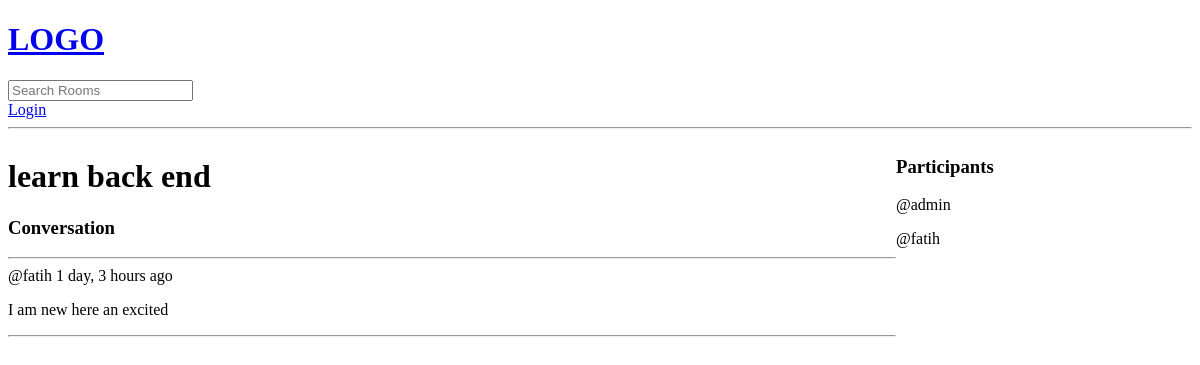
Before: /room/5 with the older database file.
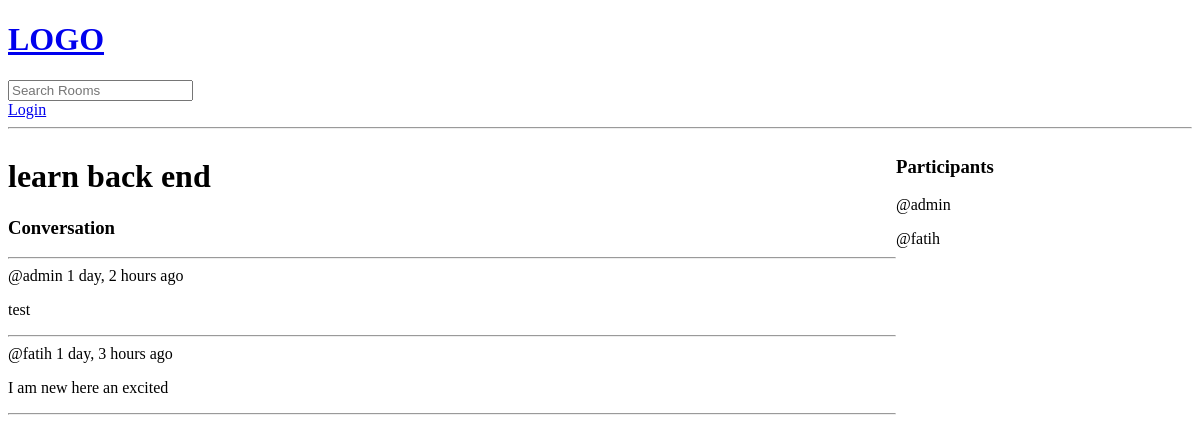
After: the same page with the newer database file.
### base/models.py (models this page shows, shortened)
class Message(models.Model):
    user = models.ForeignKey(User, on_delete=models.CASCADE)
    room = models.ForeignKey(Room, on_delete=models.CASCADE)
    body = models.TextField()
    updated = models.DateTimeField(auto_now=True)
    created = models.DateTimeField(auto_now_add=True)
    class Meta:
        ordering = ['-updated', '-created']

### base/views.py (the view, shortened to what this page needs)
# urls.py: path('room/<str:pk>', views.room, name = 'room'),
def room(request,pk):
    room = Room.objects.get(id=pk)
    room_messages = room.message_set.all().order_by("-created")
    participants = room.participants.all()
    context = {
        "room" : room,
        "room_messages" : room_messages,
        "participants" : participants
    }
    return render(request,"room.html", context)

### templates/room.html (shortened to what this page needs)
{% extends 'main.html' %}
{% block content %}
<div class="room-container">
    <div class="">
    <h1>{{room.name}}</h1>
    <div class="comment-wrapper">
        <h3>Conversation</h3>
        <hr>
        {% for i in room_messages %}
            <div class="">
                <span>@{{i.user}} {{i.created|timesince}} ago</span>
                <p>{{i.body}}</p>
                <hr>
            </div>
        {% endfor %}
    </div>
    </div>
    <div class="">
        <h3>Participants</h3>
        {% for i in participants %}
            <p>@{{i.username}}</p>
        {% endfor %}
    </div>
</div>
{% endblock content %}

Changed rows visible on the page:
added Message: user "admin", created "1 day, 2 hours", body "test"
